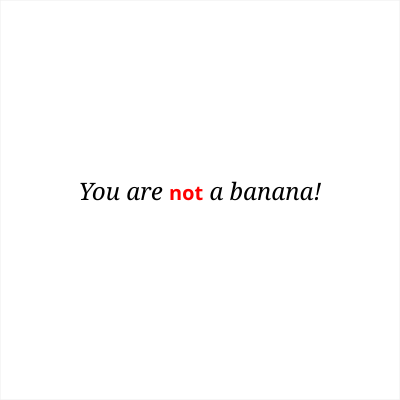

Here is the Python script that generated this plot:
from pathlib import Path

from svg_helpers import make_svg

size = 400
noun = "banana"

svg = make_svg(width=size, height=size)
svg.add_from_string("""
<style>
  .small {
    font: italic 24px serif;
  }
  .small > tspan {
    font: bold 20px sans-serif;
    fill: red;
  }
</style>
""")
svg.add_element("rect", width=size, height=size, fill="white", stroke="#eee")
svg.add_from_string(
    f'<text x="{size / 2}" y="{size / 2}" text-anchor="middle" class="small">'
    f"You are <tspan>not</tspan> a {noun}!"
    "</text>"
)
svg.save(Path(__file__).parent / "banana.svg")
